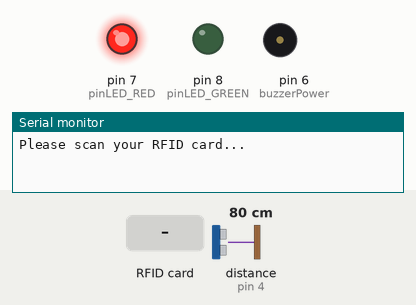
The sketch below on a simulated Arduino Uno, built with avr-gcc and run on an emulated ATmega328P. On the bench: output pins drawn as LEDs (lit = HIGH), buzzer (waves = sounding, pin HIGH), the last lines printed to the serial monitor. The inputs (shaded band) are chosen by the test bench; at power-on: distance to the obstacle (sensor on pin 4) 80 cm. The echo pulse lasts 58.3 µs per cm; pins used as bus, display or sensor lines are not drawn.

Above: at 1.2 s.
1.3 s: RFID card 50 22 DE 30 held to the reader
At 2.3 s:
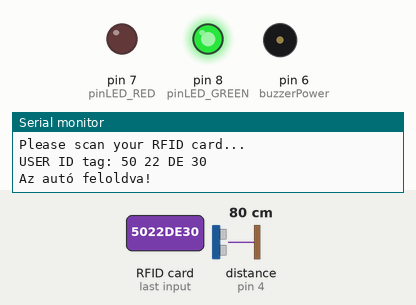
3.3 s: distance to the obstacle (sensor on pin 4) set to 8 cm
4.8 s: distance to the obstacle (sensor on pin 4) set to 5 cm
At 5.2 s:
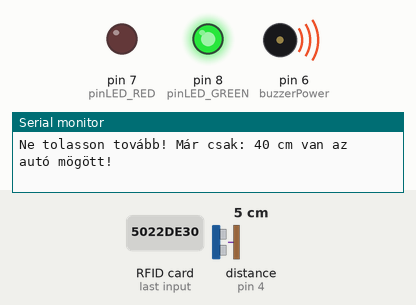
6.3 s: distance to the obstacle (sensor on pin 4) set to 9 cm
At 7.7 s:
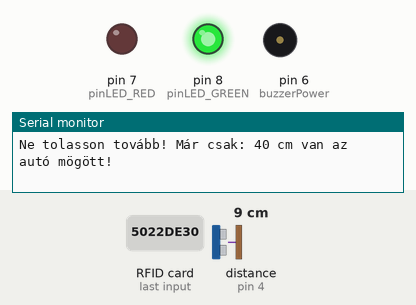
Timing chart, 0 to 9.3 s (numbered marks = the images above; inputs shaded):
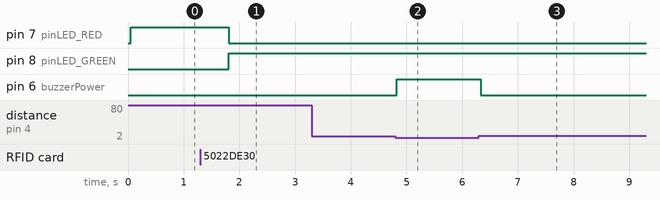

Measured:
- the behaviour switches between 7 and 6 cm on distance to the obstacle (sensor on pin 4) (found by bisection; images 1 and 2)
- after the input at 1.3 s, pin 7 (pinLED_RED): HIGH → LOW after 0.51 s; pin 8 (pinLED_GREEN): LOW → HIGH after 0.51 s
- after the input at 3.3 s, every drawn part: stays the same
- after the input at 4.8 s, pin 6 (buzzerPower): LOW → HIGH at once
- after the input at 6.3 s, pin 6 (buzzerPower): HIGH → LOW at once

The sketch:

car_simulator.ino
```cpp
#include <SPI.h>
#include <MFRC522.h>

#define SS_PIN 10
#define RST_PIN 9
MFRC522 myRFID(SS_PIN, RST_PIN); // Create MFRC522 instance.

int pinLED_RED=7;
int pinLED_GREEN=8;

bool carLocked = true;
String validKeyHash = "50 22 DE 30";

const int echoPin = 4;
const int trigPin = 3;
const int buzzerPower = 6;

long duration;
int distance;
int safetyDistance;


void setup()
{
  Serial.begin(9600);   // Initiate a serial communication
  SPI.begin();          // Initiate  SPI bus
  myRFID.PCD_Init();    // Initiate MFRC522

  Serial.println(F("\nPlease scan your RFID card..."));

  pinMode(pinLED_RED, OUTPUT);
  pinMode(pinLED_GREEN, OUTPUT);

  pinMode(echoPin, INPUT);
  pinMode(trigPin, OUTPUT);
  pinMode(buzzerPower, OUTPUT);

  digitalWrite(buzzerPower, LOW);
  digitalWrite(pinLED_RED, HIGH); // init locked car (red led)
}


void loop()
{
  // Wait for RFID card
  if (!myRFID.PICC_IsNewCardPresent() || !myRFID.PICC_ReadCardSerial()) {
    if (!carLocked) {
      initCar();
    }
    return;
  }

  Serial.print(F("\nUSER ID tag:"));
  String content= "";
  for (byte i = 0; i < myRFID.uid.size; i++)
  {
     Serial.print(myRFID.uid.uidByte[i] < 0x10 ? " 0" : " ");
     Serial.print(myRFID.uid.uidByte[i], HEX);
     content.concat(String(myRFID.uid.uidByte[i] < 0x10 ? " 0" : " "));
     content.concat(String(myRFID.uid.uidByte[i], HEX));
  }
  delay(500);

  content.toUpperCase();
  if (content.substring(1) != validKeyHash) //change here the UID of the card
  {
    if (carLocked)
    {
     Serial.println(F("\nFeloldás elutasítva!")) ;
     return;
    }
    Serial.println(F("\nLezárás elutasítva!"));
    return;
  }

  // Toggle lock state
  carLocked ? unlockCar() : lockCar();
}


void unlockCar() {
  digitalWrite(pinLED_RED, LOW);
  digitalWrite(pinLED_GREEN, HIGH);
  carLocked = false;

  Serial.println(F("\nAz autó feloldva!"));
}

void lockCar() {
  digitalWrite(pinLED_RED, HIGH);
  digitalWrite(pinLED_GREEN, LOW);
  digitalWrite(buzzerPower, LOW);
  carLocked = true;;

  Serial.println(F("\nAz autó lezárva!"));
}


void initCar() {
  digitalWrite(trigPin, LOW);
  delayMicroseconds(2);

  digitalWrite(trigPin, HIGH);
  delayMicroseconds(10);
  digitalWrite(trigPin, LOW);

  duration = pulseIn(echoPin, HIGH);
  distance = (duration * 0.034) / 2;

  if (distance <= 5){
    digitalWrite(buzzerPower, HIGH);
    Serial.print("Ne tolasson tovább! Már csak: ");
    Serial.print(distance);
    Serial.println("0 cm van az autó mögött!");
  } else {
    digitalWrite(buzzerPower, LOW);
  }

}
```
